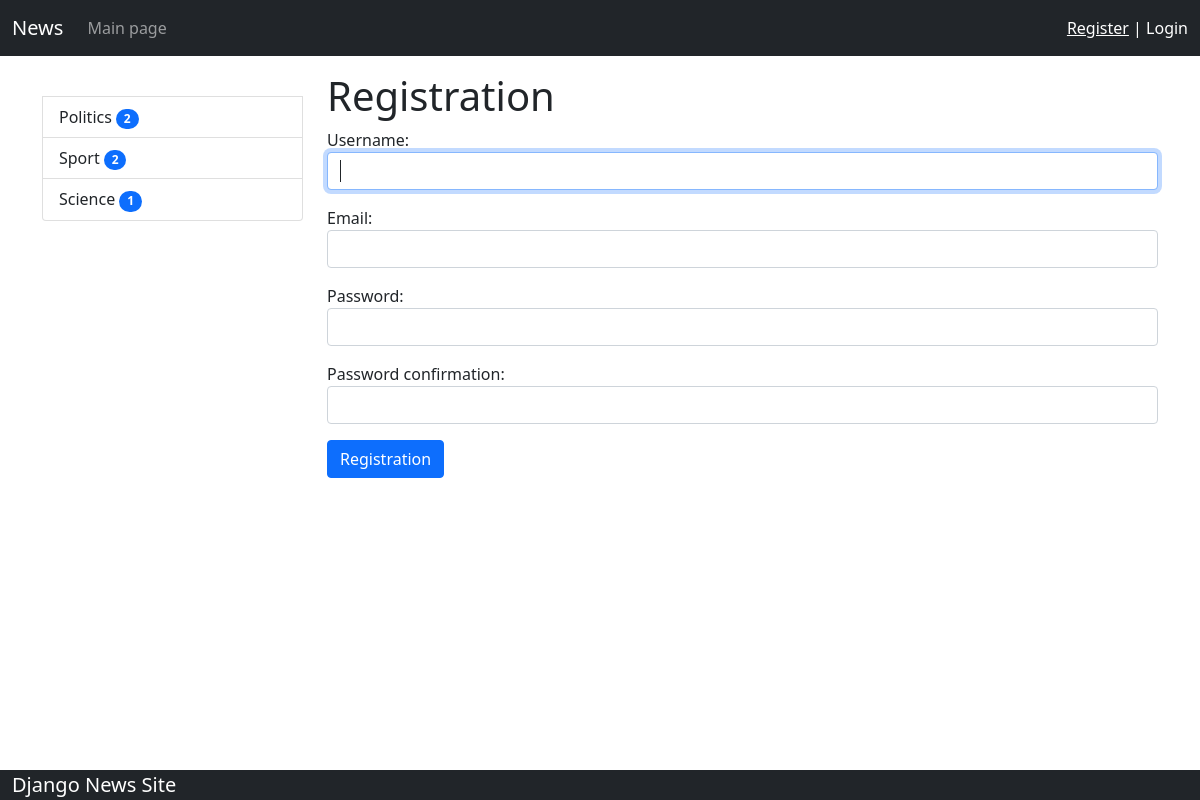
Screenshot of /register/ with the database file from the repository.
### news/models.py (models this page shows, shortened)
class Category(models.Model):
    title = models.CharField(max_length=150, db_index=True)
    def get_absolute_url(self):
        return reverse('category', kwargs={'category_id': self.pk})
    class Meta:
        verbose_name = 'Category'
        verbose_name_plural = 'Categories'
        ordering = ['title']

### news/views.py (the view)
# urls.py: path('register/', register, name='register'),
def register(request):
    if request.method == 'POST':
        form = UserRegisterForm(request.POST)
        if form.is_valid():
            user = form.save()
            login(request, user)
            messages.success(request, 'You have successfully registered')
            redirect('home')
        else:
            messages.error(request, 'Registration error')
    else:
        form = UserRegisterForm()
    return render(request, 'news/register.html', {"form": form})

### news/forms.py
class UserRegisterForm(UserCreationForm):
    username = forms.CharField(label='Username:', widget=forms.TextInput(attrs={'class': 'form-control'}))
    password1 = forms.CharField(label='Password:', widget=forms.PasswordInput(attrs={'class': 'form-control'}),)
    password2 = forms.CharField(label='Password confirmation:', widget=forms.PasswordInput(attrs={'class': 'form-control'}),)
    email = forms.EmailField(label='Email:', widget=forms.EmailInput(attrs={'class': 'form-control'}))
    class Meta:
        model = User
        fields = ('username', 'email', 'password1', 'password2')

### news/templatetags/news_tags.py (called while the page is built)
@register.inclusion_tag('news/list_categories.html')
def show_categories():
    categories = Category.objects.annotate(cnt=Count('news',filter=F('news__is_published'))).filter(cnt__gt=0)
    return {"categories": categories }

### news/templates/news/register.html (shortened to what this page needs)
{% extends 'base.html' %}
{% block sidebar %}
{% include 'inc/_sidebar.html' %}
{% endblock %}
{% block content %}
<h1>Registration</h1>
<form method="post">
    {{ form.as_p }}
    <button type="submit" class="btn btn-primary btn-block"> Registration </button>
    {% endblock %}

### news/templates/news/list_categories.html
<div class="list-group">
    {% for item in categories %}
    <a href="{{item.get_absolute_url}}" class="list-group-item list-group-item-action">{{item.title}} <span
            class="badge bg-primary rounded-pill">{{item.cnt}}</span></a>
    {% endfor %}
</div>

### rows the page displays
Category: title "Politics", cnt "2"
Category: title "Sport", cnt "2"
Category: title "Science", cnt "1"
